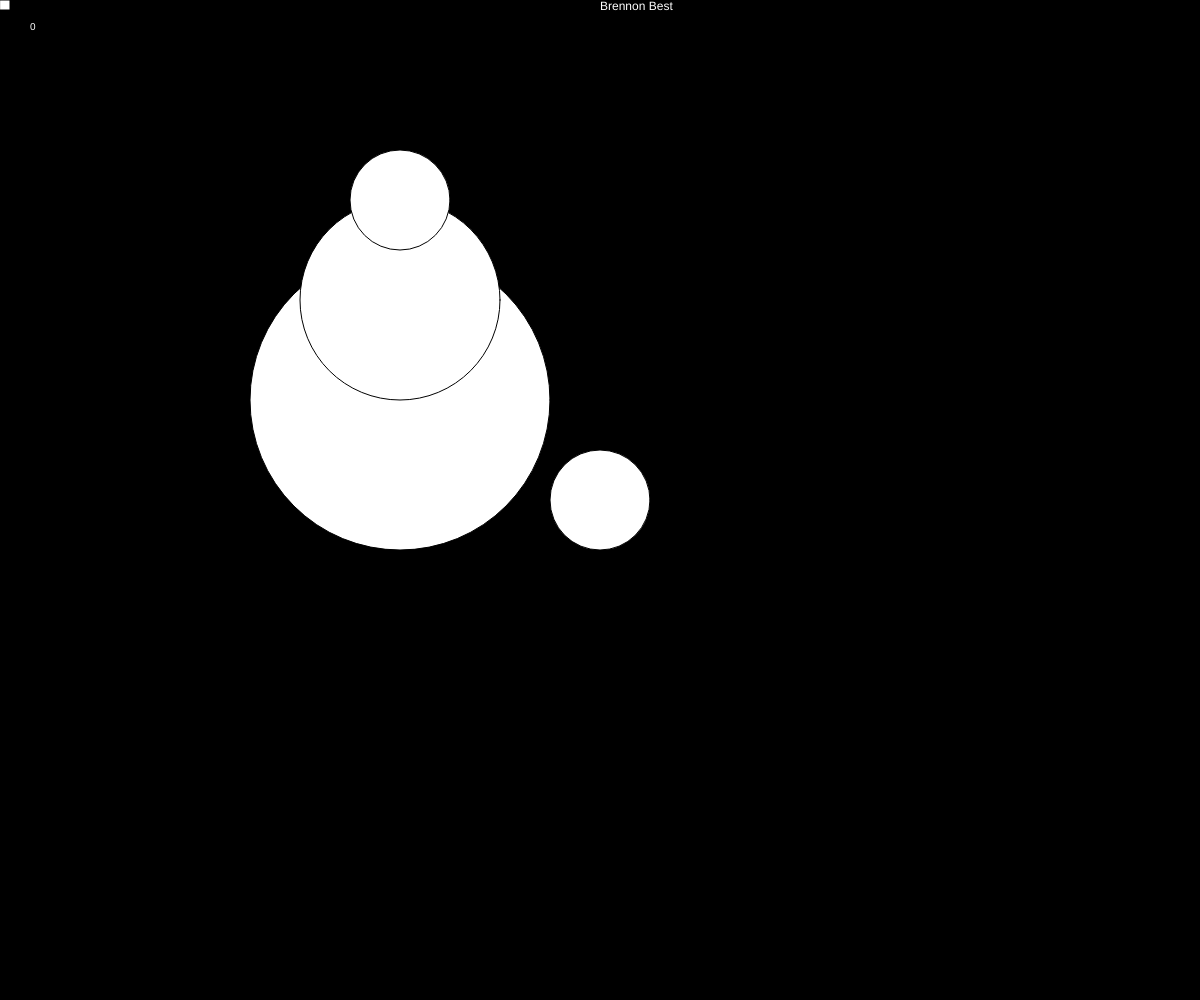
Frame 1 (no input)
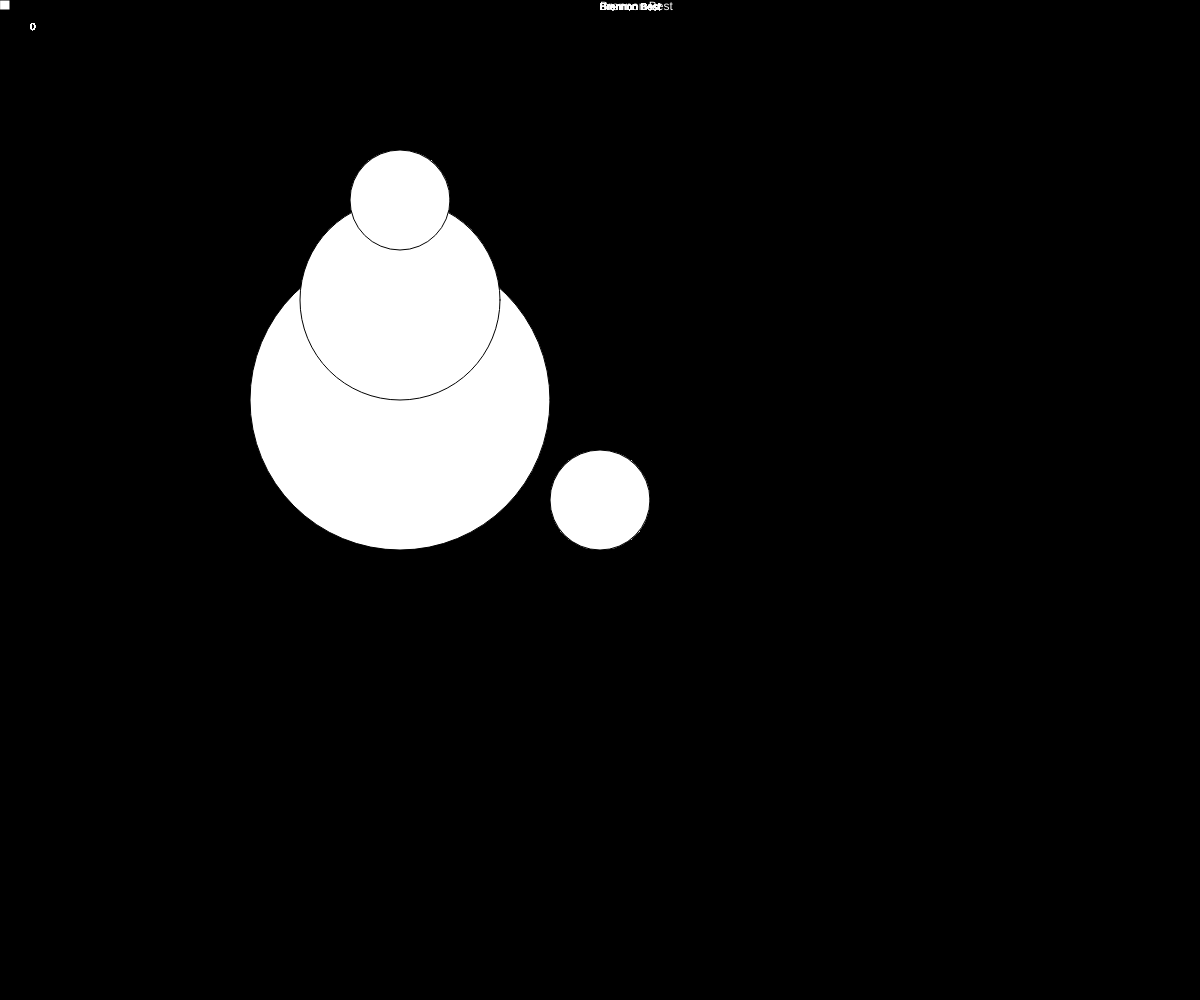
Frame 60 (no input)
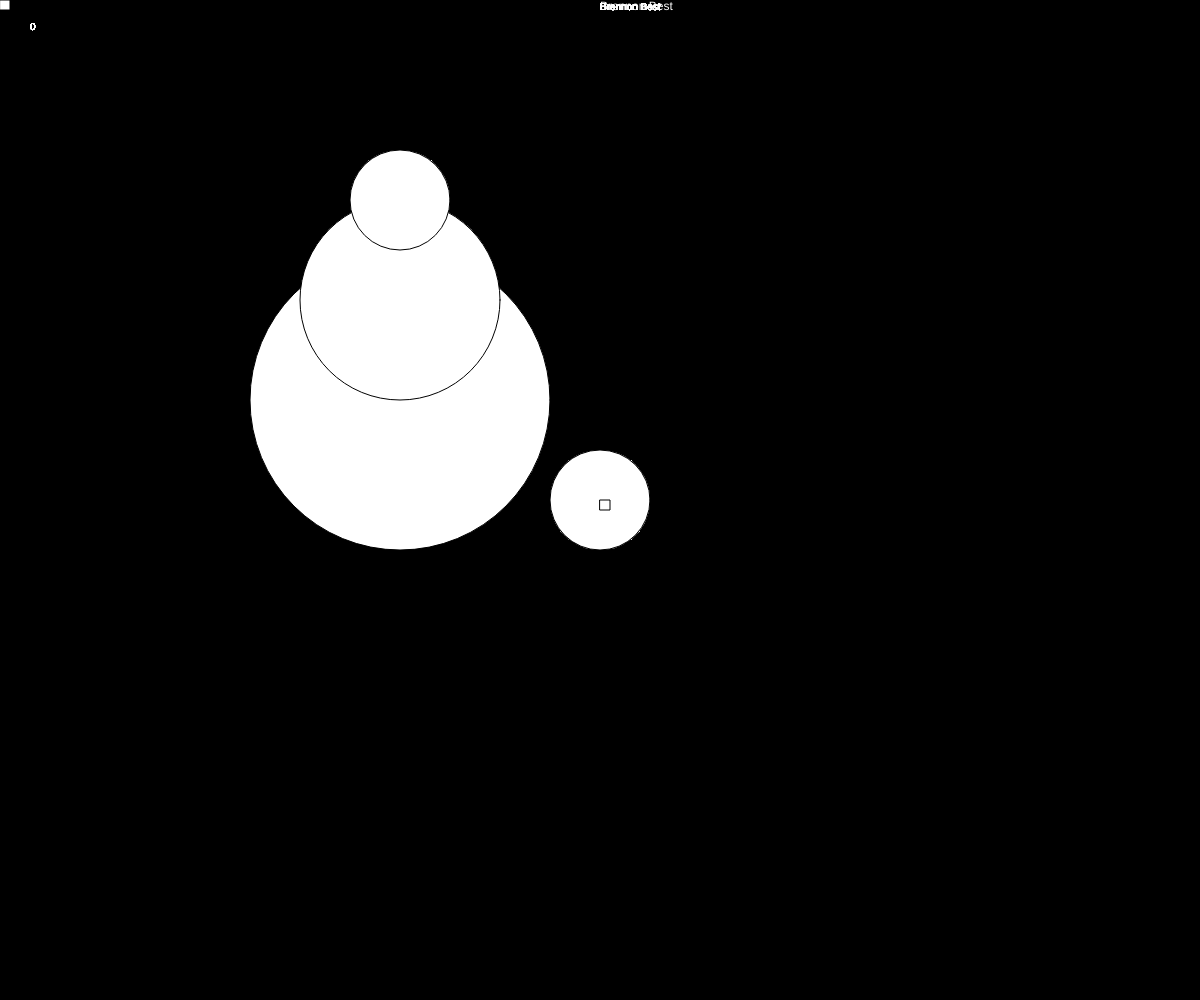
Frame 120 (the mouse pressed at the canvas centre since frame 60)

The p5.js sketch that drew these frames (run headless with seeded random() and noise() and a simulated clock; from frame 60 on, the mouse is pressed at the canvas centre):

// p5.js sketch
// ── sketch.js
var score = 0 ;

function setup() {
createCanvas(windowWidth, windowHeight)
  background(0)
}

function draw() {
fill(255)
ellipse(windowWidth/2, windowHeight/2, 100, 100)
rect(mouseX, mouseY, 10, 10)
text('Brennon Best', windowWidth/2, 10)
ellipse(400, 400, 300, 300)
ellipse(400,300,200,200)
ellipse(400,200,100,100)

textSize(10)
text(score, 30, 30)
}
function mouseReleased() {
  stroke(random(255),0,0)
fill(random(255),0,0)
  ellipse(mouseX, mouseY, 100, 100)
  score++ ;
}
